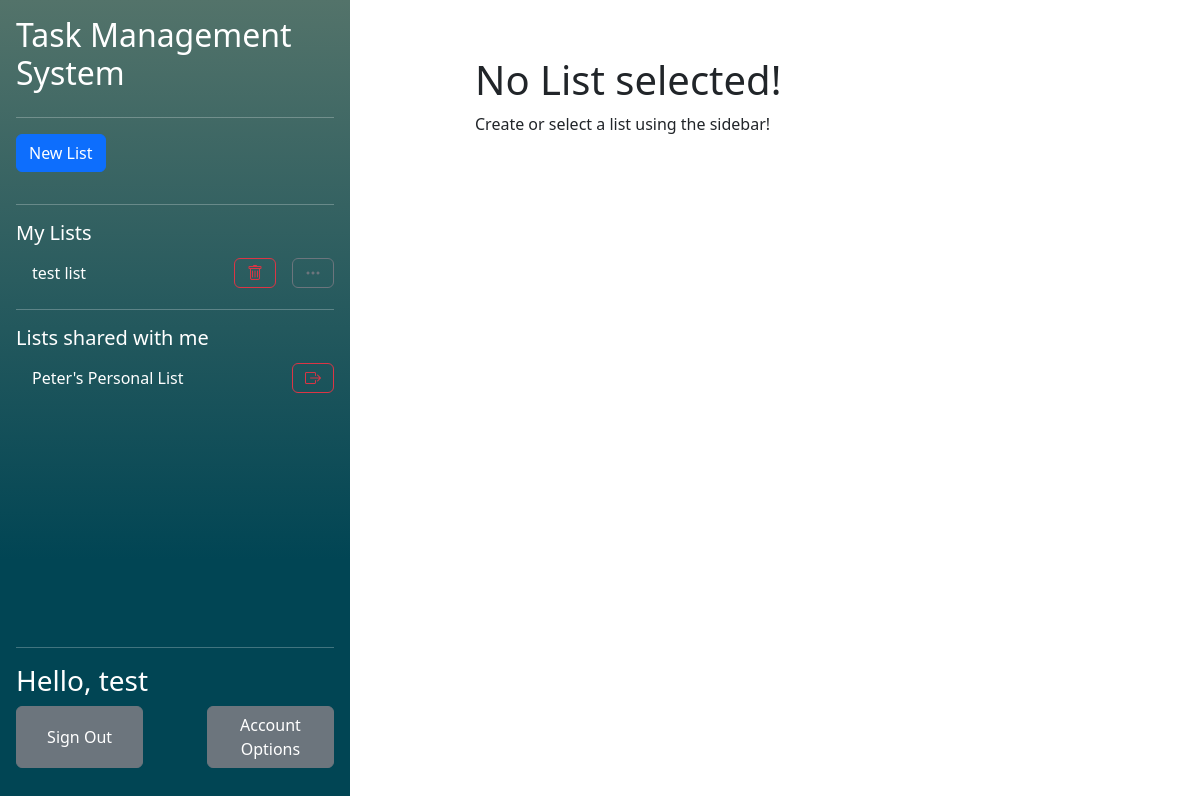
The app's page /php/index.php (signed in), older data.
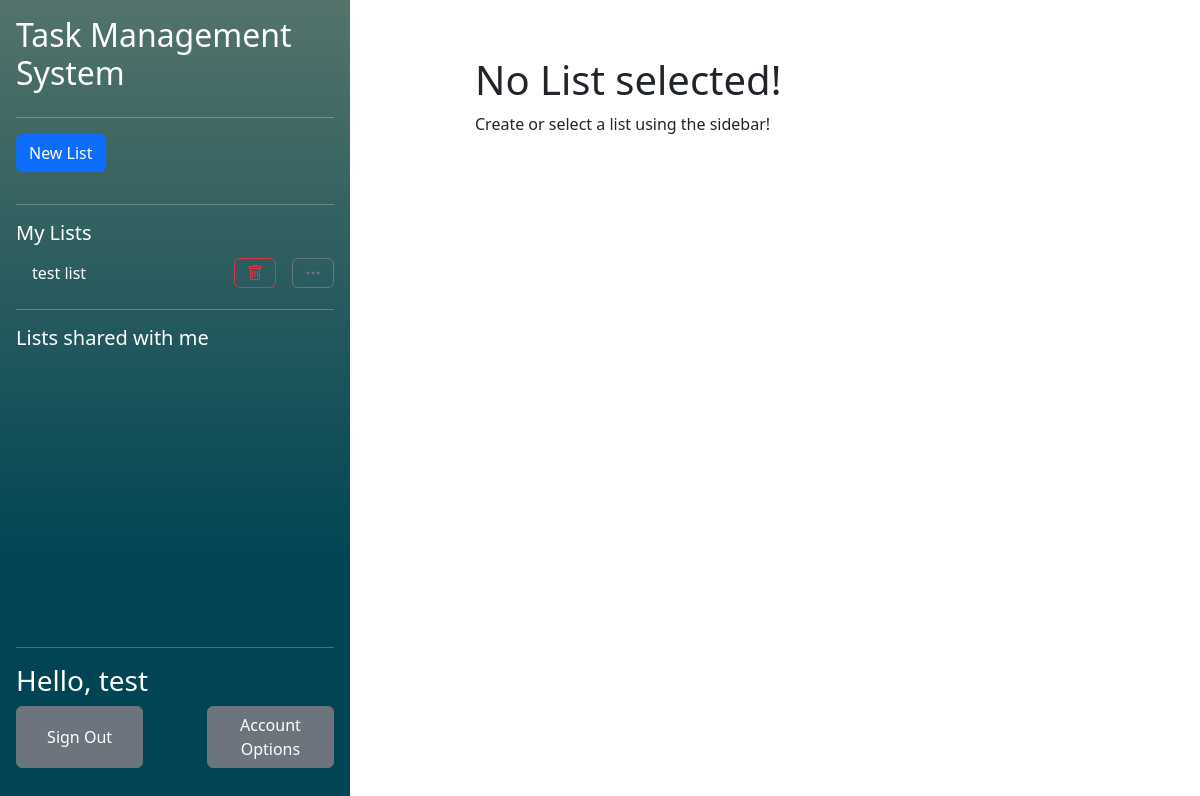
The same page, newer data.
### tables this page shows
CREATE TABLE "UserLists" (
	"user_id"	TEXT,
	"list_id"	TEXT,
	"collaborator"	INTEGER,
	"observer"	INTEGER,
	PRIMARY KEY("user_id","list_id"),
	FOREIGN KEY("user_id") REFERENCES "Users"("user_id") ON DELETE CASCADE ON UPDATE CASCADE,
	FOREIGN KEY("list_id") REFERENCES "Lists"("list_id") ON DELETE CASCADE ON UPDATE CASCADE
);

CREATE TABLE "Lists"
(
    list_id        INTEGER not null
        primary key autoincrement,
    list_name      TEXT    not null,
    list_completed REAL    not null
);

### php/functions/DatabaseFunctions.php (called while the page is built, shortened)
<?php
function getUIDFromCreds(){
    $db = new SQLite3("../db/database.db");
    $SQL = "SELECT user_id FROM Users WHERE password_hash = :creds";
    $stmt = $db->prepare($SQL);
    $stmt->bindValue(":creds", $_SESSION['credentials'], SQLITE3_TEXT);
    $result = $stmt->execute();
    while($row = $result->fetchArray()){
        $resultArray [] = $row;
    }
    return $resultArray[0]['user_id'];
}
function getOwnedListsForCurrentUser(){
    $uid = getUIDFromCreds();
    $db = new SQLite3("../db/database.db");
    $SQL = "SELECT list_id FROM  UserLists WHERE user_id = :uid AND collaborator = 0 AND observer = 0";
    $stmt = $db->prepare($SQL);
    $stmt->bindValue(":uid", $uid, SQLITE3_TEXT);
    $result = $stmt->execute();
    while($row = $result->fetchArray()){
        $resultArray [] = $row;
    }
    return $resultArray;
}
function getCollabListsForCurrentUser(){
    $uid = getUIDFromCreds();
    $db = new SQLite3("../db/database.db");
    $SQL = "SELECT list_id FROM  UserLists WHERE user_id = :uid AND collaborator = 1 AND observer = 0";
    $stmt = $db->prepare($SQL);
    $stmt->bindValue(":uid", $uid, SQLITE3_TEXT);
    $result = $stmt->execute();
    while($row = $result->fetchArray()){
        $resultArray [] = $row;
    }
    if (!isset($resultArray)){
        return null;
    }
    return $resultArray;
}
function getListNameFromID($listID){
    $db = new SQLite3("../db/database.db");
    $SQL = "SELECT list_name FROM Lists WHERE list_id = :lid";
    $stmt = $db->prepare($SQL);
    $stmt->bindValue(":lid", $listID, SQLITE3_TEXT);
    $result = $stmt->execute();
    while($row = $result->fetchArray()){
        $resultArray [] = $row;
    }
    if (!isset($resultArray)){
        return [[]];
    }
    return $resultArray;
}
?>

### php/components/ListList.php (the view, shortened to what this page needs)
<?php $ListIDInURL = isset($_GET['listid']) ? $_GET['listid'] : false;?>
<ul class="nav nav-pills flex-column mb-auto overflow-y-auto">
    <li class="hstack gap-3 pb-3">
        <button class="btn btn-primary"  data-bs-toggle="modal" data-bs-target="#NewListModal">New List</button>
    </li>
    <hr/>
    <h5>My Lists</h5>
    <?php
        foreach (getOwnedListsForCurrentUser() as $listID):
            if($listID[0] == $ListIDInURL):?>
                <li class="hstack gap-3 nav-link active text-white">
                    <div class="">
                        <?php echo getListNameFromID($listID[0])[0][0]?>
                    </div>
                    <button class="btn btn-danger ms-auto" onclick="location.href='listAction.php?action=delete&listid=<?php echo $ListIDInURL?>'"><i class="bi bi-trash"></i></button>
                    <button class="btn btn-secondary"  onclick="location.href='modifyList.php?listid=<?php echo $ListIDInURL?>'"><i class="bi bi-three-dots"></i></button>
                </li>
            <?php else:?>
                <li class="hstack gap-3">
                    <div class="nav-link text-white">
                        <a class="navbarList" href="<?php echo "index.php?listid=$listID[0]"?>">
                            <?php echo getListNameFromID($listID[0])[0][0]?>
                        </a>
                    </div>
                    <button class="btn btn-outline-danger ms-auto" onclick="location.href='listAction.php?action=delete&listid=<?php echo $ListIDInURL?>'"><i class="bi bi-trash"></i></button>
                    <button class="btn btn-outline-secondary" onclick="location.href='modifyList.php?listid=<?php echo $ListIDInURL?>'"><i class="bi bi-three-dots"></i></button>
                </li>
            <?php endif;?>
    <?php endforeach;?>
    <hr/>
    <h5>Lists shared with me</h5>
    <?php
    foreach (getCollabListsForCurrentUser() as $listID):
        if($listID[0] == $ListIDInURL):?>
            <li class="hstack gap-3 nav-link active text-white">
                <div class="">
                    <?php echo getListNameFromID($listID[0])[0][0]?>
                </div>
                <button class="btn btn-danger ms-auto" onclick="location.href='listAction.php?action=leave&listid=<?php echo $ListIDInURL?>'"><i class="bi bi-box-arrow-right"></i></button>
            </li>
        <?php else:?>
            <li class="hstack gap-3">
                <div class="nav-link text-white">
                    <a class="navbarList" href="<?php echo "index.php?listid=$listID[0]"?>">
                        <?php echo getListNameFromID($listID[0])[0][0]?>
                    </a>
                </div>
                <button class="btn btn-outline-danger ms-auto" onclick="location.href='listAction.php?action=leave&listid=<?php echo $ListIDInURL?>'"><i class="bi bi-box-arrow-right"></i></button>
            </li>
        <?php endif;?>
    <?php endforeach;?>
</ul>

### css/css.php
<link href="../css/index.css" rel="stylesheet">

### php/components/pagetop.php (shortened to what this page needs)
<!DOCTYPE html>
<head>
    <?php require "../css/css.php"?>
    <link href="https://cdn.jsdelivr.net/npm/bootstrap@5.3.2/dist/css/bootstrap.min.css" rel="stylesheet">
    <link rel="stylesheet" href="https://cdn.jsdelivr.net/npm/bootstrap-icons@1.11.3/font/bootstrap-icons.min.css">
</head>
<body>

### php/index.php (shortened to what this page needs)
<?php
    require ('functions/DatabaseFunctions.php');
    $name = "test";
?>
<?php require "../css/css.php"?>
<?php require "components/pagetop.php"?>
<main class="d-flex flex-nowrap h-100">
    <div class="d-flex flex-column flex-shrink-0 p-3 background align-items-stretch h-100" style="width: 350px">
        <h2>Task Management System</h2>
        <hr/>
        <?php require 'components/ListList.php'?>
        <div class="mt-auto">
            <hr/>
            <h3>Hello, <?php echo $name?></h3>
            <form class="d-flex flex-row mb-3 justify-content-between" method="post" action="accountOptions.php">
                <button class="btn btn-secondary" style="width: 40%" type="submit" name="signOut" value="signOut">Sign Out</button>
                <button class="btn btn-secondary" style="width: 40%" type="submit">Account Options</button>
            </form>
        </div>
    </div>
    <div class="mx-auto w-50 m-5">
        <?php require 'components/TaskList.php'?>
    </div>
</main>

### php/components/TaskList.php (shortened to what this page needs)
<?php require 'components/NewTaskPopup.php';
$listid = isset($_GET['listid']) ? $_GET['listid'] : false;
?>
<?php if ($listid != false):?>
<?php if(checkUserListAccess(htmlspecialchars($listid), getUIDFromCreds())): ?>
<button type="button" class="btn btn-primary" data-bs-toggle="modal" data-bs-target="#NewTaskModal">
    New Task
</button>
<?php else: ?>
A list created by <b><?php echo getListOwnerName($listid)?></b>
<?php endif;?>
<br/><br/>
<div>
    <ul class="nav nav-pills mb-3" id="pills-tab" role="tablist">
        <li class="nav-item" role="presentation">
            <button class="nav-link active" id="pills-todo-tab" data-bs-toggle="pill" data-bs-target="#pills-todo" type="button" role="tab" aria-controls="pills-todo" aria-selected="true">ToDo</button>
        </li>
        <li class="nav-item" role="presentation">
            <button class="nav-link" id="pills-done-tab" data-bs-toggle="pill" data-bs-target="#pills-done" type="button" role="tab" aria-controls="pills-done" aria-selected="false">Completed</button>
        </li>
    </ul>
</div>
<div class="tab-content" id="pills-tabContent">
    <div class="tab-pane fade show active" id="pills-todo" role="tabpanel" aria-labelledby="pills-todo-tab" tabindex="0">
        <div class="p-3">
            <ol>
                <?php
                if (getUncompletedTasksFromList($listid) != null):
                foreach (getUncompletedTasksFromList($listid) as $item):?>
                    <ul>
                        <form class="" action="<?php echo htmlspecialchars($_SERVER["PHP_SELF"])."?taskid=".$item['task_id']."&type=complete&listid=".$listid;?>" method="post">
                            <div class="row">
                                <button class='btn btn-primary col' style="flex: none; width: 10%; min-width: 100px; height: 10%; min-height: 100px;" type='submit' name=<?php echo $item['task_id']?>>✅</button>
                                <div class="col">
                                    <h5><?php echo $item['task_name']?></h5>
                                    <br/>
                                    <i><?php if(isset($item['task_due_date'])){
                                            echo "Due ".$item['task_due_date'];
                                        } else {
                                            echo 'No due date';
                                        }?></i> <br/>
                                    <i><?php if(($item['task_priority']) != 0){
                                            echo 'Priority '.$item['task_priority'];
                                        } else {
                                            echo 'No priority';
                                        }?></i>
                                </div>
                            </div>
                        </form>
                    </ul>
                <?php endforeach;
                else:?>
                <h2>You have no Tasks!</h2>
                Create a task using the new task button, or ask the list administrator.
                <?php endif;?>
            </ol>
        </div>
    </div>
    <div class="tab-pane fade" id="pills-done" role="tabpanel" aria-labelledby="pills-done-tab" tabindex="0">
        <div class="p-3">
            <ol>
                <?php
                if (getCompletedTasksFromList($listid) != null):
                foreach (getCompletedTasksFromList($listid) as $item):?>
                    <ul>
                        <form class="" action="<?php echo htmlspecialchars($_SERVER["PHP_SELF"])."?taskid=".$item['task_id']."&type=uncomplete&listid=".$listid;?>" method="post">
                            <div class="row">
                                <button class='btn btn-secondary col' style="flex: none; width: 10%; min-width: 100px; height: 10%; min-height: 100px;" type='submit' name=<?php echo $item['task_id']?>>Uncomplete</button>
                                <div class="col">
                                    <h5><?php echo $item['task_name']?></h5>
                                    <br/>
                                    <i><?php if(isset($item['task_due_date'])){
                                            echo "Due ".$item['task_due_date'];
                                        } else {
                                            echo 'No due date';
                                        }?></i> <br/>
                                    <i><?php if(($item['task_priority']) != 0){
                                            echo 'Priority '.$item['task_priority'];
                                        } else {
                                            echo 'No priority';
                                        }?></i>
                                </div>
                            </div>
                        </form>
                    </ul>
                <?php endforeach;
                else:?>
                    <h2>There are no completed tasks!</h2>
                <?php endif;?>
            </ol>
        </div>
    </div>
</div>
<?php else: ?>
<h1>No List selected!</h1>
Create or select a list using the sidebar!
<?php endif;?>

### css/index.css (style rules this page uses)
.background { background-image: linear-gradient(180deg, #53736A 0%, #014554 70%); color: white; }
.navbarList:link { text-decoration: none; color:white; }

Row changes from the older to the newer data that the page shows:
removed userlists: list.list_name "Peter's Personal List", shown under "Lists shared with me"
